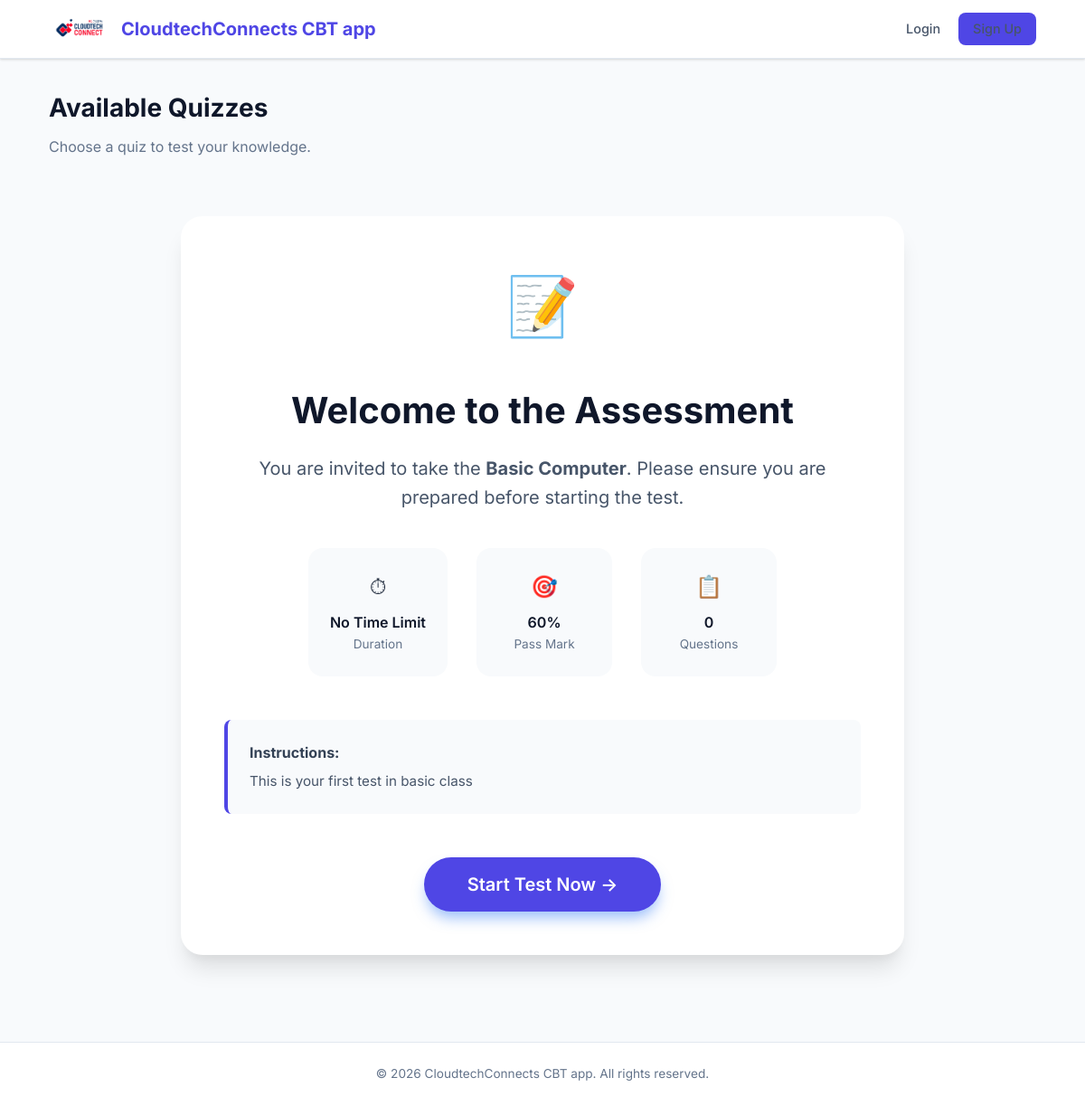
Before: / with the older database file.
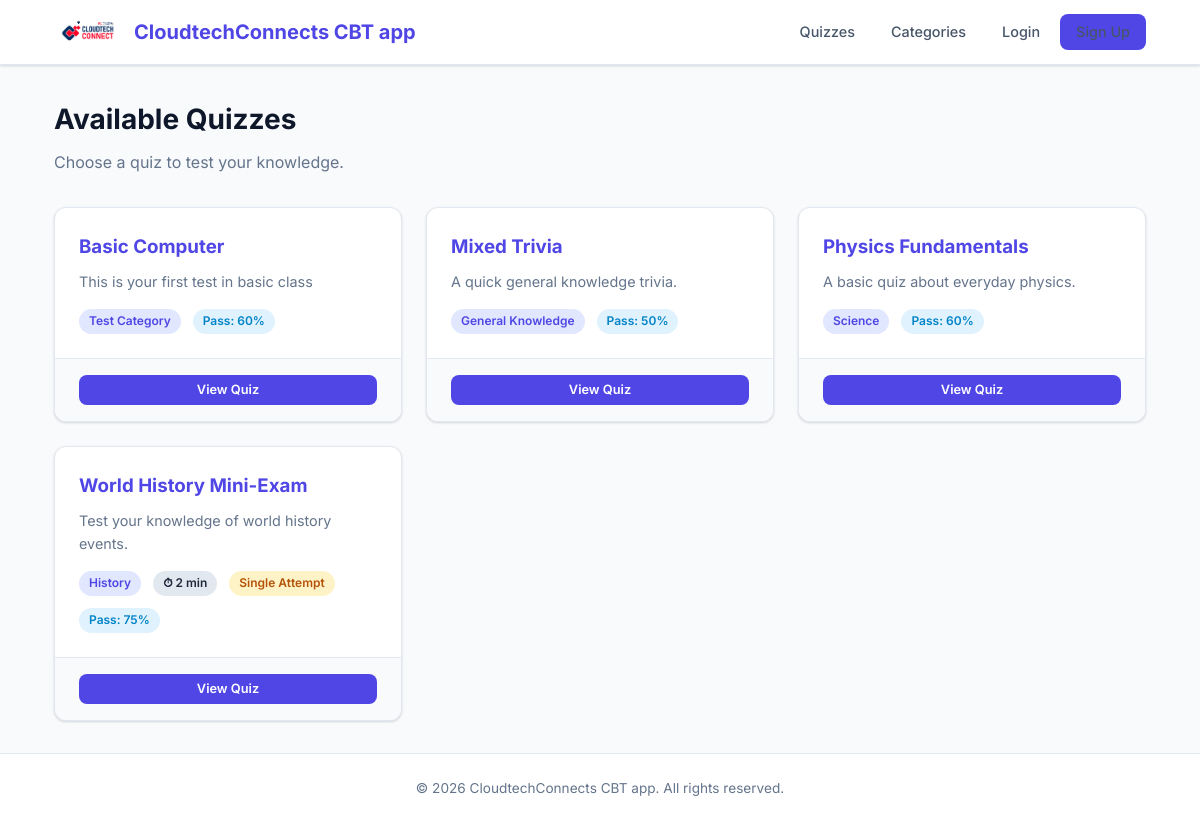
After: the same page with the newer database file.
### apps/quiz/models.py (models this page shows, shortened)
class Quiz(models.Model):
    title = models.CharField(max_length=60, verbose_name='Title')
    description = models.TextField(
        blank=True,
        help_text='A description of the quiz.',
    )
    url = models.SlugField(
        max_length=60,
        unique=True,
        help_text='A user-friendly URL slug.',
        verbose_name='URL',
    )
    category = models.ForeignKey(
        Category,
        on_delete=models.SET_NULL,
        null=True,
        blank=True,
        related_name='quizzes',
    )
    image = models.ImageField(
        upload_to='quiz_images/',
        blank=True,
        null=True,
        help_text='An optional image for the quiz.',
    )
    random_order = models.BooleanField(
        default=False,
        verbose_name='Random Order',
        help_text='Display the questions in a random order each time?',
    )
    max_questions = models.PositiveIntegerField(
        blank=True,
        null=True,
        verbose_name='Max Questions',
        help_text='Number of questions to show (random subset). '
                  'Leave blank to show all.',
    )
    time_limit = models.PositiveIntegerField(
        blank=True,
        null=True,
        verbose_name='Time Limit (minutes)',
        help_text='Time limit for the quiz in minutes. Leave blank for no limit.',
    )
    answers_at_end = models.BooleanField(
        default=False,
        verbose_name='Answers at End',
        help_text='Show correct answers only after quiz completion?',
    )
    hide_results = models.BooleanField(
        default=False,
        verbose_name='Hide Results',
        help_text='If yes, the user will not see their score or marked answers upon completion. '
                  'Useful for standard exams where results are released later.',
    )
    exam_paper = models.BooleanField(
        default=False,
        verbose_name='Exam Paper',
        help_text='If yes, the result of each attempt is stored. '
                  'Necessary for marking.',
    )
    single_attempt = models.BooleanField(
        default=False,
        verbose_name='Single Attempt',
        help_text='If yes, only one attempt per user is allowed.',
    )
    pass_mark = models.SmallIntegerField(
        default=0,
        verbose_name='Pass Mark (%)',
        help_text='Percentage required to pass. 0 means no pass mark.',
        validators=[MinValueValidator(0), MaxValueValidator(100)],
    )
    success_text = models.TextField(
        blank=True,
        verbose_name='Success Text',
        help_text='Displayed if the user passes.',
    )
    fail_text = models.TextField(
        blank=True,
        verbose_name='Fail Text',
        help_text='Displayed if the user fails.',
    )
    draft = models.BooleanField(
        default=False,
        verbose_name='Draft',
        help_text='If yes, the quiz is not publicly visible.',
    )
    featured = models.BooleanField(
        default=False,
        verbose_name='Featured',
        help_text='If yes, this quiz will be the ONLY one visible to students.',
    )
    class Meta:
        verbose_name = 'Quiz'
        verbose_name_plural = 'Quizzes'
        ordering = ['title']
        permissions = (
            ('view_sittings', 'Can see completed exams.'),
        )
    def get_questions(self):
        from itertools import chain
        mc = self.mc_questions.all()
        tf = self.tf_questions.all()
        essay = self.essay_questions.all()
        return list(chain(mc, tf, essay))
    def get_question_count(self):
        return len(self.get_questions())

class Category(models.Model):
    name = models.CharField(max_length=250, unique=True)
    description = models.TextField(blank=True)
    class Meta:
        verbose_name = 'Category'
        verbose_name_plural = 'Categories'
        ordering = ['name']

### apps/quiz/views.py (the view)
# urls.py: path('', views.quiz_list_view, name='quiz_list'),
def quiz_list_view(request):
    quizzes = Quiz.objects.filter(draft=False).select_related('category')
    featured_quiz = Quiz.objects.filter(featured=True, draft=False).first()
    if not request.user.is_staff:
        if featured_quiz:
            quizzes = quizzes.filter(pk=featured_quiz.pk)
    return render(request, 'quiz/quiz_list.html', {
        'quizzes': quizzes,
        'featured_quiz': featured_quiz,
        'is_student': not request.user.is_staff
    })

### apps/quiz/context_processors.py (called while the page is built)
def quiz_context(request):
    featured_quiz = Quiz.objects.filter(featured=True, draft=False).first()
    return {
        'featured_quiz': featured_quiz,
        'is_student': not request.user.is_staff if request.user.is_authenticated else True
    }

### templates/quiz/quiz_list.html (shortened to what the changed rows need)
{% extends "base.html" %}
{% block content %}
<div class="page-header" style="display: flex; justify-content: space-between; align-items: center;">
    <div>
        <h1>Available Quizzes</h1>
    </div>
</div>
{% if featured_quiz and is_student %}
    <div style="max-width: 800px; margin: 4rem auto; text-align: center; padding: 3rem; background: var(--white); border-radius: 1.5rem; box-shadow: 0 20px 25px -5px rgba(0, 0, 0, 0.1), 0 10px 10px -5px rgba(0, 0, 0, 0.04);">
        <div style="font-size: 4rem; margin-bottom: 2rem;">📝</div>
        <h1 style="font-size: 2.5rem; margin-bottom: 1rem; color: var(--gray-900);">Welcome to the Assessment</h1>
        <p style="font-size: 1.25rem; color: var(--gray-600); margin-bottom: 2.5rem; line-height: 1.6;">
            You are invited to take the <strong>{{ featured_quiz.title }}</strong>.
            Please ensure you are prepared before starting the test.
        </p>
        <div style="display: flex; justify-content: center; gap: 2rem; margin-bottom: 3rem; flex-wrap: wrap;">
            <div style="background: var(--gray-50); padding: 1.5rem; border-radius: 1rem; min-width: 150px;">
                <div style="font-size: 1.5rem; margin-bottom: 0.5rem;">⏱</div>
                <div style="font-weight: 600; color: var(--gray-900);">
                    {% if featured_quiz.time_limit %}{{ featured_quiz.time_limit }} Minutes{% else %}No Time Limit{% endif %}
                </div>
                <div style="font-size: 0.85rem; color: var(--gray-500);">Duration</div>
            </div>
            <div style="background: var(--gray-50); padding: 1.5rem; border-radius: 1rem; min-width: 150px;">
                <div style="font-size: 1.5rem; margin-bottom: 0.5rem;">🎯</div>
                <div style="font-weight: 600; color: var(--gray-900);">{{ featured_quiz.pass_mark }}%</div>
                <div style="font-size: 0.85rem; color: var(--gray-500);">Pass Mark</div>
            </div>
            <div style="background: var(--gray-50); padding: 1.5rem; border-radius: 1rem; min-width: 150px;">
                <div style="font-size: 1.5rem; margin-bottom: 0.5rem;">📋</div>
                <div style="font-weight: 600; color: var(--gray-900);">{{ featured_quiz.get_question_count }}</div>
                <div style="font-size: 0.85rem; color: var(--gray-500);">Questions</div>
            </div>
        </div>
        {% if featured_quiz.description %}
            <div style="background: #f8fafc; border-left: 4px solid var(--primary); padding: 1.5rem; border-radius: 0.5rem; text-align: left; margin-bottom: 3rem;">
                <h3 style="font-size: 1rem; margin-bottom: 0.5rem; color: var(--gray-700);">Instructions:</h3>
                <div style="color: var(--gray-600); font-size: 0.95rem; line-height: 1.5;">
                    {{ featured_quiz.description|linebreaks }}
                </div>
            </div>
        {% endif %}
        <a href="{% url 'quiz:quiz_detail' featured_quiz.url %}" class="btn btn-primary" style="font-size: 1.25rem; padding: 1rem 3rem; border-radius: 3rem; box-shadow: 0 10px 15px -3px rgba(59, 130, 246, 0.5);">
            Start Test Now →
        </a>
    </div>
{% elif quizzes %}
    <div class="grid grid-3">
        {% for quiz in quizzes %}
            <div class="card quiz-card">
                <div class="card-body">
                    <h3 style="margin-bottom: 0.5rem;">
                        <a href="{% url 'quiz:quiz_detail' quiz.url %}">{{ quiz.title }}</a>
                    </h3>
                    {% if quiz.description %}
                        <p class="text-muted" style="font-size: 0.9rem;">
                            {{ quiz.description|truncatewords:25 }}
                        </p>
                    {% endif %}
                    <div class="quiz-meta">
                        {% if quiz.category %}
                            <span class="badge badge-primary">{{ quiz.category.name }}</span>
                        {% endif %}
                        {% if quiz.time_limit %}
                            <span class="badge" style="background: var(--gray-200); color: var(--gray-800);">⏱ {{ quiz.time_limit }} min</span>
                        {% endif %}
                        {% if quiz.single_attempt %}
                            <span class="badge badge-warning">Single Attempt</span>
                        {% endif %}
                        {% if quiz.pass_mark > 0 %}
                            <span class="badge badge-info">Pass: {{ quiz.pass_mark }}%</span>
                        {% endif %}
                    </div>
                </div>
                <div class="card-footer" style="display: flex; gap: 0.5rem;">
                    <a href="{% url 'quiz:quiz_detail' quiz.url %}" class="btn btn-primary btn-sm" style="flex: 1;">
                        View Quiz
                    </a>
                </div>
            </div>
        {% endfor %}
    </div>
{% endif %}
{% endblock %}

Changed rows visible on the page:
now on one of the page's lists (row edited): Quiz: title "Basic Computer", description "This is your first test in basic class", category.name "Test Category", pass_mark "60"
changed Quiz "Basic Computer": title "Basic Computer" → (not shown); pass_mark "60" → (not shown); get_question_count "0" → (not shown); description "This is your first test in basic class" → (not shown)
now on this page (row unchanged): Quiz: title "Mixed Trivia", description "A quick general knowledge trivia.", category.name "General Knowledge", pass_mark "50"
now on this page (row unchanged): Quiz: title "Physics Fundamentals", description "A basic quiz about everyday physics.", category.name "Science", pass_mark "60"
now on this page (row unchanged): Quiz: title "World History Mini-Exam", description "Test your knowledge of world history events.", category.name "History", time_limit "2", single_attempt "Single Attempt", pass_mark "75"
Other visible differences:
text no longer shown: "📝 Welcome to the Assessment You are invited to take the . Please ensure you are prepared before starting the test. ⏱ No Time Limit Duration 🎯 % Pass Mark 📋 Questions Instructions: Start Test Now →"
text now shown: "Quizzes Categories"
